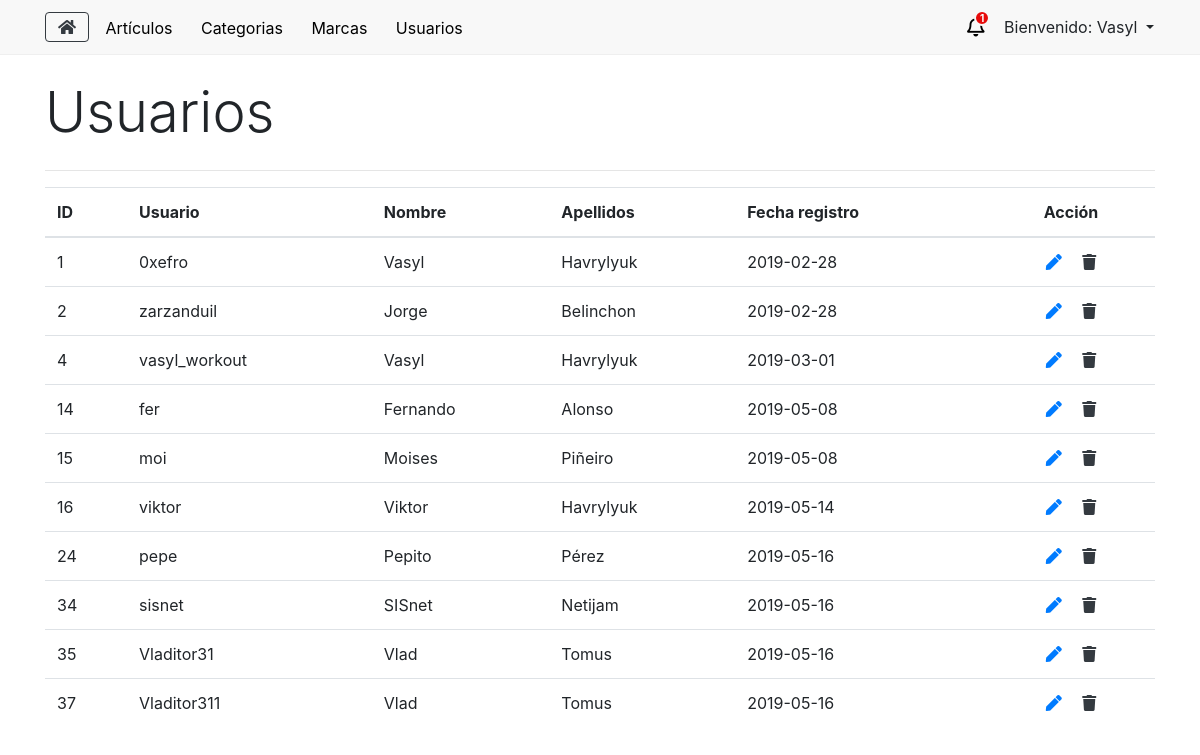
Page /usuarios (signed in) on the earlier database version.
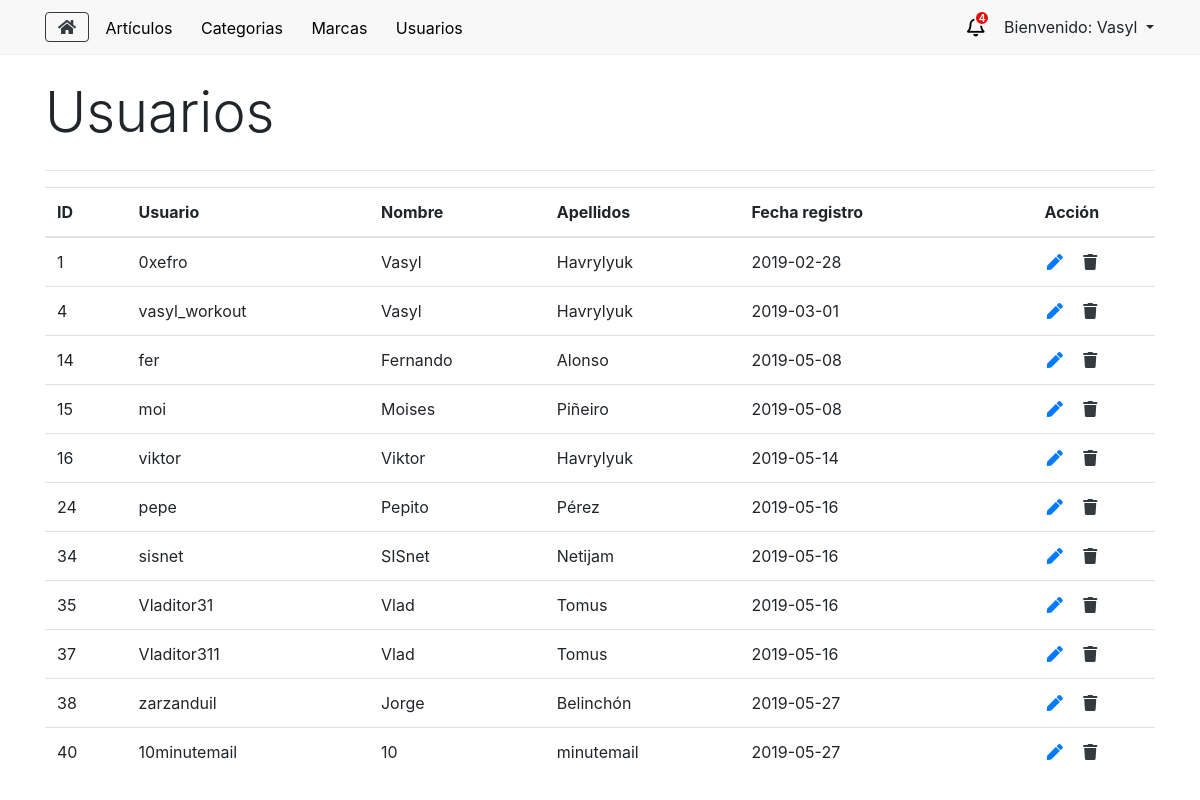
Same page on the later database version.
### tables this page shows
CREATE TABLE `eusuario` (
  `k` int(11) NOT NULL,
  `sUser` varchar(255) NOT NULL,
  `sNombre` varchar(255) NOT NULL,
  `sApellido` varchar(255) NOT NULL,
  `sDni` varchar(255) NOT NULL,
  `sDireccion` varchar(255) NOT NULL,
  `sEmail` varchar(255) NOT NULL,
  `dFechaRegistro` date NOT NULL,
  `bAdministrador` tinyint(4) NOT NULL DEFAULT '0',
  `sPassword` varchar(255) NOT NULL,
  `bStatus` tinyint(4) NOT NULL
);

### application/libraries/Layouts.php (called while the page is built, shortened)
<?php
class Layouts {
    private $CI = null;
    function __construct() {
        $this->CI =& get_instance();
    }
    public function view($data = array()) {
        if (!empty($data)) {
            $vista = $this->CI->load->view($data['vista'], $data['params'], TRUE);
            $this->CI->load->view('layouts/'.$data['layout'], array(
                'contenido' => $vista,
                'titulo' => $data['titulo'],
                'style' => $data['style'],
                'js' => $data['js'],
                'numPedidos' => $this->CI->BackModel->numPedidos()
            ));
        }
    }
}

### application/controllers/AdminController.php (called while the page is built, shortened)
<?php
class AdminController extends CI_Controller {
    public function usuarios() {
        $data = array(
            'usuarios'  => $this->BackModel->getUsuarios()
        );
        $vista = array(
            'vista'     => 'admin/view_usuarios',
            'params'    =>  $data,
            'layout'    => 'ly_admin',
            'titulo'    => 'Usuarios',
            'style'     => '',
            'js'        => 'usuarios'
        );
        $this->layouts->view($vista);
    }
}

### index.php (called while the page is built, shortened)
<?php
require_once BASEPATH.'core/CodeIgniter.php';

### application/models/BackModel.php (called while the page is built, shortened)
<?php
class BackModel extends CI_Model {
    private $con = null;
    public function __construct() {
        try {
            $this->con = $this->load->database('default', true);
        } catch(PDOException $e) {
            die($e->getMessage());
        }
    }
    public function getNombreAdmin($id) {
        $sql = "SELECT * FROM eUsuario WHERE k = '$id'";
        $query = $this->con->query($sql);
        $rs = $query->row('sNombre');
        return $rs;
    }
    public function getUsuarios() {
        $sql = "SELECT * FROM eUsuario";
        $query = $this->con->query($sql);
        $rs = $query->result_array();
        return $rs;
    }
}

### application/views/admin/view_usuarios.php (the view, shortened to what this page needs)
<table class="table table-hover">
        <thead>
            <tr>
                <th class="align-middle">ID</th>
                <th>Usuario</th>
                <th>Nombre</th>
                <th>Apellidos</th>
                <th>Fecha registro</th>
                <th class="text-center">Acción</th>
            </tr>
        </thead>
        <tbody>
            <?php
                foreach($usuarios as $row) {
            ?>
                <tr>
                    <td><?php echo $row['k']; ?></td>
                    <td><?php echo $row['sUser']; ?></td>
                    <td><?php echo $row['sNombre']; ?></td>
                    <td><?php echo $row['sApellido']; ?></td>
                    <td><?php echo $row['dFechaRegistro']; ?></td>
                    <td class="text-center">
                        <a href="usuarios/editar/<?php echo $row['k']; ?>" class="fas fa-pen cursor-pointer px-2 text-primary no-underline"></a>
                        <i onclick="eliminar(<?php echo $row['k']; ?>)" class="fas fa-trash cursor-pointer px-2 text-dark no-underline"></i>
                    </td>
                </tr>
            <?php
                }
            ?>
        </tbody>
    </table>
</div>

### application/views/layouts/ly_admin.php (shortened to what this page needs)
<?php
    $nombreAdmin = $this->BackModel->getNombreAdmin($_SESSION['id']);
?>
<!DOCTYPE html>
<html lang="es">
<head>
    <link rel="stylesheet" href="https://stackpath.bootstrapcdn.com/bootstrap/4.3.1/css/bootstrap.min.css">
    <link rel="stylesheet" href="https://use.fontawesome.com/releases/v5.7.2/css/all.css">
    <link rel="stylesheet" href="<?php echo base_url()."assets/css/_admin.css"; ?>">
</head>
<body>
    <header class="mb-4">
        <nav class="py-2">
            <div class="container d-flex justify-content-between align-items-center">
                <div class="menu-items">
                    <a href="<?php echo base_url(); ?>" class="fas fa-home btn btn-outline-dark"></a>
                    <div class="dropdown">
                        <a class="dropbtn btn" href="<?php echo base_url().'articulos'; ?>">Artículos</a>
                    </div>
                    <div class="dropdown">
                        <a class="dropbtn btn" href="<?php echo base_url().'categorias'; ?>">Categorias</a>
                    </div>
                    <div class="dropdown">
                        <a class="dropbtn btn" href="<?php echo base_url().'marcas'; ?>">Marcas</a>
                    </div>
                    <div class="dropdown">
                        <a class="dropbtn btn" href="<?php echo base_url().'usuarios'; ?>">Usuarios</a>
                    </div>
                </div>
                <div class="btn-group">
                    <div id="notificacionWrapper" class="d-flex align-items-center">
                        <i class="far fa-bell text-danger campana"></i>
                        <span class="badget number"><?php echo $numPedidos; ?></span>
                    </div>
                    <button type="button" class="btn dropdown-toggle pr-0" data-toggle="dropdown" aria-haspopup="true" aria-expanded="false">
                        Bienvenido: <?php echo $nombreAdmin; ?>
                    </button>
                </div>
            </div>
        </nav>
    </header>
    <section>
        <div class="container">
            <h1 class="lead display-4 mb-4"><?php echo $titulo; ?></h1>
            <hr>
            <?php
                echo $contenido;
            ?>
    </section>
</body>
</html>

### assets/css/_admin.css (style rules this page uses)
.cursor-pointer { cursor: pointer; }
.no-underline { text-decoration: none !important; }
header { background: #f8f8f8; border-bottom: 1px solid #efefef; }
#notificacionWrapper { position: relative; margin-right: 25px; cursor: pointer; }
#notificacionWrapper .campana { position: absolute; color: #000 !important; font-size: 20px; }
#notificacionWrapper .number { display: flex; align-items: center; justify-content: center; width: 16px; height: 16px; background: rgb(231, 10, 10); color: white; text-align: center; top: 2px; left: 7px; position: absolute; border-radius: 50%; font-size: 10px; font-weight: bold; border: 2px solid #f8f8f8; padding: 6px; }
.menu-items * { transition: unset; }
.dropbtn { margin-top: 1px; color: rgb(0, 0, 0); font-size: 16px; border: none; cursor: pointer; border-radius: unset; }
.dropdown { position: relative; display: inline-block; }

Differences in the rows shown:
removed eusuario: k "2", sUser "zarzanduil", sNombre "Jorge", sApellido "Belinchon", dFechaRegistro "2019-02-28"
added eusuario: k "38", sUser "zarzanduil", sNombre "Jorge", sApellido "Belinchón", dFechaRegistro "2019-05-27"
added eusuario: k "40", sUser "10minutemail", sNombre "10", sApellido "minutemail", dFechaRegistro "2019-05-27"
Other differences:
$numPedidos: "1" → "4"
